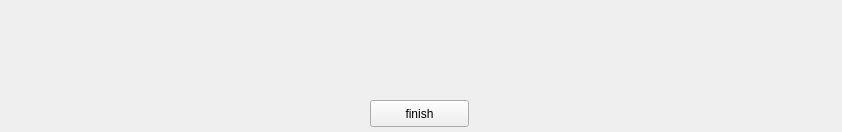
<?xml version="1.0" encoding="UTF-8"?>
<ui version="4.0">
 <class>Form</class>
 <widget class="QWidget" name="Form">
  <property name="geometry">
   <rect>
    <x>0</x>
    <y>0</y>
    <width>842</width>
    <height>132</height>
   </rect>
  </property>
  <property name="maximumSize">
   <size>
    <width>842</width>
    <height>132</height>
   </size>
  </property>
  <property name="sizeIncrement">
   <size>
    <width>842</width>
    <height>132</height>
   </size>
  </property>
  <property name="windowTitle">
   <string>reading</string>
  </property>
  <widget class="QLabel" name="read_label">
   <property name="geometry">
    <rect>
     <x>10</x>
     <y>10</y>
     <width>821</width>
     <height>61</height>
    </rect>
   </property>
   <property name="font">
    <font>
     <pointsize>17</pointsize>
    </font>
   </property>
   <property name="text">
    <string/>
   </property>
  </widget>
  <widget class="QPushButton" name="pushButton">
   <property name="geometry">
    <rect>
     <x>370</x>
     <y>100</y>
     <width>99</width>
     <height>27</height>
    </rect>
   </property>
   <property name="text">
    <string>finish</string>
   </property>
  </widget>
 </widget>
 <resources/>
 <connections/>
</ui>
